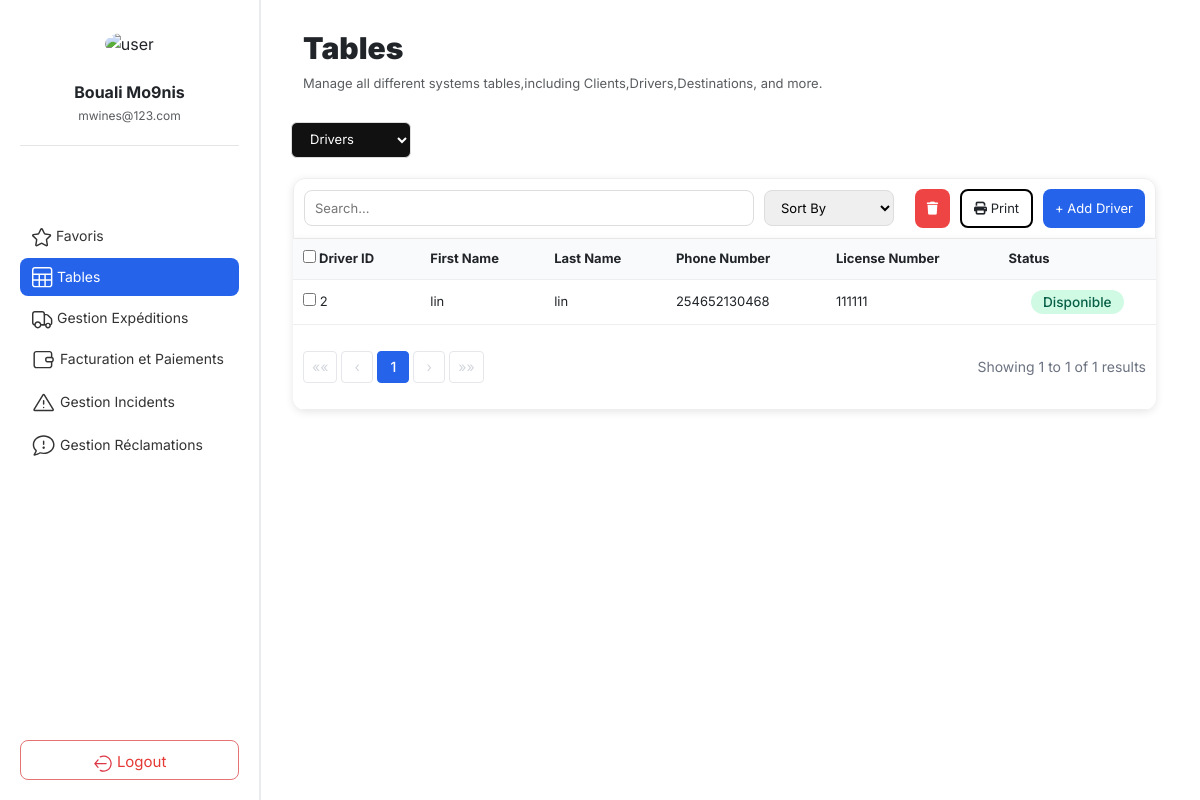
/table/drivers/, run on an earlier commit of the app's database.
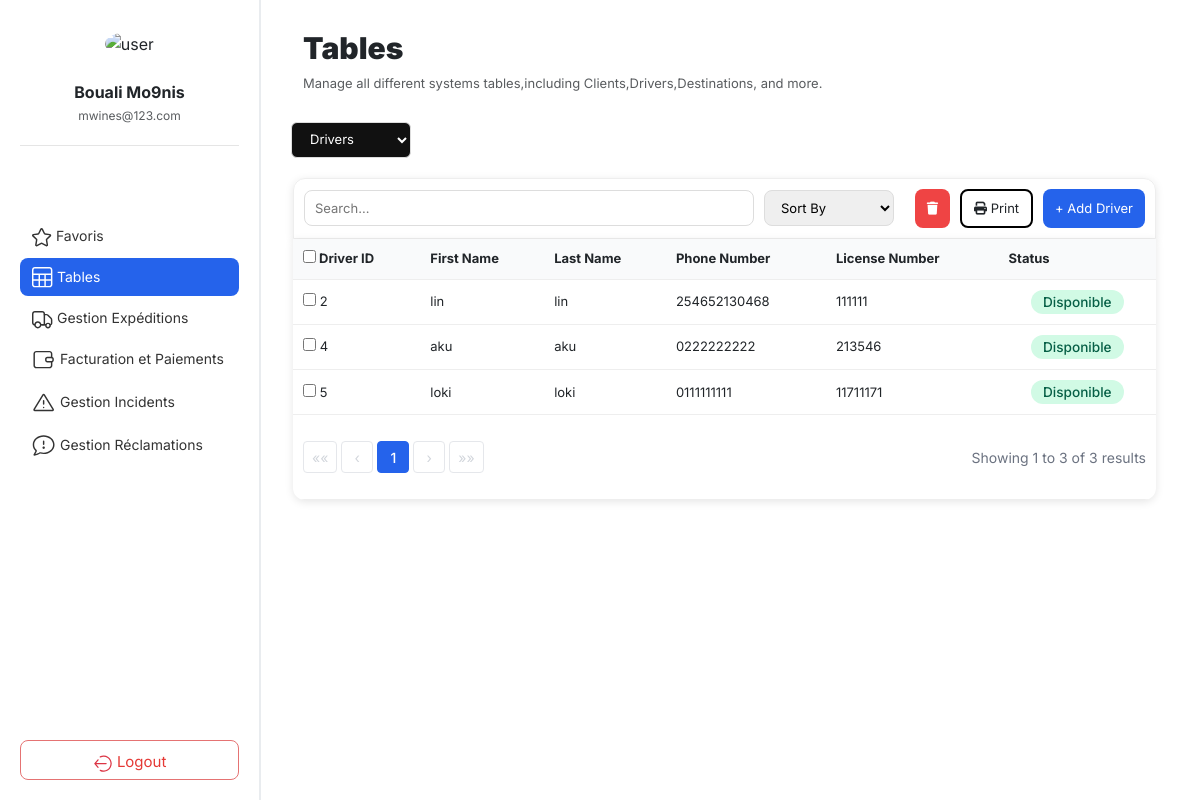
And on a later commit of the database.
### core/models/models.py (models this page shows, shortened)
class Driver(models.Model):
    first_name = models.CharField(max_length=100)
    last_name = models.CharField(max_length=100)
    phone = models.CharField(max_length=20)
    license_number = models.CharField(max_length=50, unique=True)
    hire_date = models.DateField()
    status = models.CharField(max_length=50)

### core/web/views.py (the view, shortened to what this page needs)
# urls.py: path("table/drivers/", views.list_drivers, name="driver_list"),
def list_drivers(request):
	try:
		Driver = apps.get_model("core", "Driver")
	except LookupError as e:
		raise Http404("Driver model not found (check core/models/models.py).") from e
	db_table = Driver._meta.db_table
	search_query = request.GET.get('search', '').strip()
	drivers = Driver.objects.all()
	if search_query:
		drivers = drivers.filter(
			Q(first_name__icontains=search_query) | Q(last_name__icontains=search_query)
		)
	page_obj = Paginator(drivers, 10).get_page(request.GET.get("page"))
	return render(request, "table/driver/driver.html", {"page_obj": page_obj})

### core/web/templates/table/driver/driver.html (shortened to what the changed rows need)
{%extends "home.html" %}
{% load static %}
{% block content %}
<div class ="tables-top">
    <div class="table-header">
            <h2><b>Tables</b></h2>
    </div>
</div>
<section class="table-section">
    <div class="table-content">
        <table>
            <thead>
                <tr>
                    <th>
                        <label>
                            <input type="checkbox" id="selectAll">
                            Driver ID
                        </label>
                    </th>
                    <th>First Name</th>
                    <th>Last Name</th>
                    <th>Phone Number</th>
                    <th>License Number</th>
                    <th>Status</th>
                </tr>
            </thead>
            <tbody>
                {% if page_obj %}
                    {% for driver in page_obj %}
                    <tr>
                        <td class="id-col">
                            <input type="checkbox" name="selected_drivers" value="{{ driver.id }}">
                            {{ driver.id }}
                        </td>
                        <td>{{ driver.first_name }}</td>
                        <td>{{ driver.last_name }}</td>
                        <td>{{ driver.phone }}</td>
                        <td>{{ driver.license_number }}</td>
                        <td class="status">
                            {% if driver.status == 'disponible' %}
                                <span class="status-badge status-disponible">Disponible</span>
                            {% elif driver.status == 'offline' %}
                                <span class="status-badge status-offline">Offline</span>
                            {% elif driver.status == 'en_mission' %}
                                <span class="status-badge status-en_mission">En mission</span>
                            {% else %}
                                <span class="status-badge">{{ driver.status }}</span>
                            {% endif %}
                        </td>
                    </tr>
                    {% endfor %}
                {% else %}
                    <tr>
                        <td colspan="6">No drivers found.</td>
                    </tr>
                {% endif %}
            </tbody>
            <tfoot>
                <tr>
                    <td colspan="6">
                        <div class="pagination-footer">
                            <div class="pagination">
                                {% if page_obj.has_previous %}
                                    <a href="?page=1" class="pagination-nav">««</a>
                                    <a href="?page={{ page_obj.previous_page_number }}" class="pagination-nav">‹</a>
                                {% else %}
                                    <span class="pagination-nav disabled">««</span>
                                    <span class="pagination-nav disabled">‹</span>
                                {% endif %}
                                {% for num in page_obj.paginator.page_range %}
                                    {% if num == page_obj.number %}
                                        <strong class="pagination-current">{{ num }}</strong>
                                    {% elif num > page_obj.number|add:'-3' and num < page_obj.number|add:'3' %}
                                        <a href="?page={{ num }}" class="pagination-link">{{ num }}</a>
                                    {% elif num == 1 or num == page_obj.paginator.num_pages %}
                                        <a href="?page={{ num }}" class="pagination-link">{{ num }}</a>
                                    {% elif num == page_obj.number|add:'-3' or num == page_obj.number|add:'3' %}
                                        <span class="pagination-ellipsis">...</span>
                                    {% endif %}
                                {% endfor %}
                                {% if page_obj.has_next %}
                                    <a href="?page={{ page_obj.next_page_number }}" class="pagination-nav">›</a>
                                    <a href="?page={{ page_obj.paginator.num_pages }}" class="pagination-nav">»»</a>
                                {% else %}
                                    <span class="pagination-nav disabled">›</span>
                                    <span class="pagination-nav disabled">»»</span>
                                {% endif %}
                            </div>
                            <div class="pagination-info">
                                Showing {{ page_obj.start_index }} to {{ page_obj.end_index }} of {{ page_obj.paginator.count }} results
                            </div>
                        </div>
                    </td>
                </tr>
            </tfoot>
        </table>
    </div>
</section>
{% endblock %}

What changed in the data, as far as the page shows it:
added Driver: id "4", first_name "aku", last_name "aku", phone "0222222222", license_number "213546", status "Disponible"
added Driver: id "5", first_name "loki", last_name "loki", phone "0111111111", license_number "11711171", status "Disponible"
Also different on the page:
{{ page_obj.end_index }}: "1" → "3"
{{ page_obj.paginator.count }}: "1" → "3"
